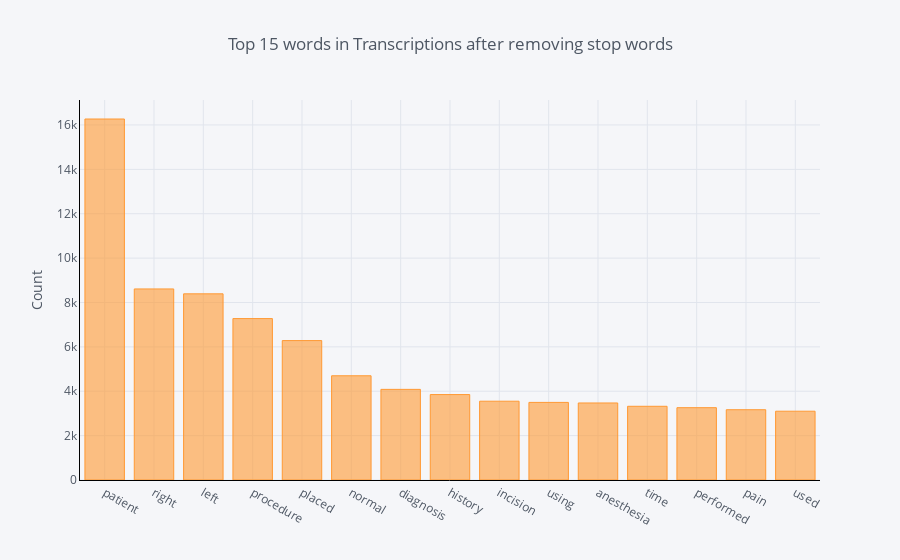

Here is the notebook cell this chart was saved with:
### Code cell
from sklearn.feature_extraction.text import CountVectorizer
from sklearn.feature_extraction.text import TfidfVectorizer

#Plot 15 most common words

def get_top_n_words(corpus, n=None):
    vec = CountVectorizer(stop_words = 'english').fit(corpus)
    bag_of_words = vec.transform(corpus)
    sum_words = bag_of_words.sum(axis=0) 
    words_freq = [(word, sum_words[0, idx]) for word, idx in vec.vocabulary_.items()]
    words_freq =sorted(words_freq, key = lambda x: x[1], reverse=True)
    return words_freq[:n]
common_words = get_top_n_words(df['trans_clean'], 15)
for word, freq in common_words:
    print(word, freq)
df2 = pd.DataFrame(common_words, columns = ['ReviewText' , 'count'])
df2.groupby('ReviewText').sum()['count'].sort_values(ascending=False).iplot(
    kind='bar', yTitle='Count', linecolor='black', title='Top 15 words in Transcriptions after removing stop words')

### Figure 1 — Plotly figure (JSON) as saved in the notebook; plotly's stock layout.template omitted (floating-point values rounded to 4 significant figures)
{"data": [{"marker": {"color": "rgba(255, 153, 51, 0.6)", "line": {"color": "rgba(255, 153, 51, 1.0)", "width": 1}}, "name": "count", "orientation": "v", "text": "", "type": "bar", "uid": "85c2ed07-598f-4a99-a958-b29fcd38e846", "x": ["patient", "right", "left", "procedure", "placed", "normal", "diagnosis", "history", "incision", "using", "anesthesia", "time", "performed", "pain", "used"], "y": [16269, 8610, 8390, 7274, 6283, 4697, 4085, 3850, 3551, 3497, 3471, 3322, 3259, 3167, 3100]}], "layout": {"legend": {"bgcolor": "#F5F6F9", "font": {"color": "#4D5663"}}, "paper_bgcolor": "#F5F6F9", "plot_bgcolor": "#F5F6F9", "title": {"font": {"color": "#4D5663"}, "text": "Top 15 words in Transcriptions after removing stop words"}, "xaxis": {"gridcolor": "#E1E5ED", "linecolor": "black", "showgrid": true, "tickfont": {"color": "#4D5663"}, "title": {"font": {"color": "#4D5663"}, "text": ""}, "zerolinecolor": "#E1E5ED"}, "yaxis": {"gridcolor": "#E1E5ED", "linecolor": "black", "showgrid": true, "tickfont": {"color": "#4D5663"}, "title": {"font": {"color": "#4D5663"}, "text": "Count"}, "zerolinecolor": "#E1E5ED"}}}
